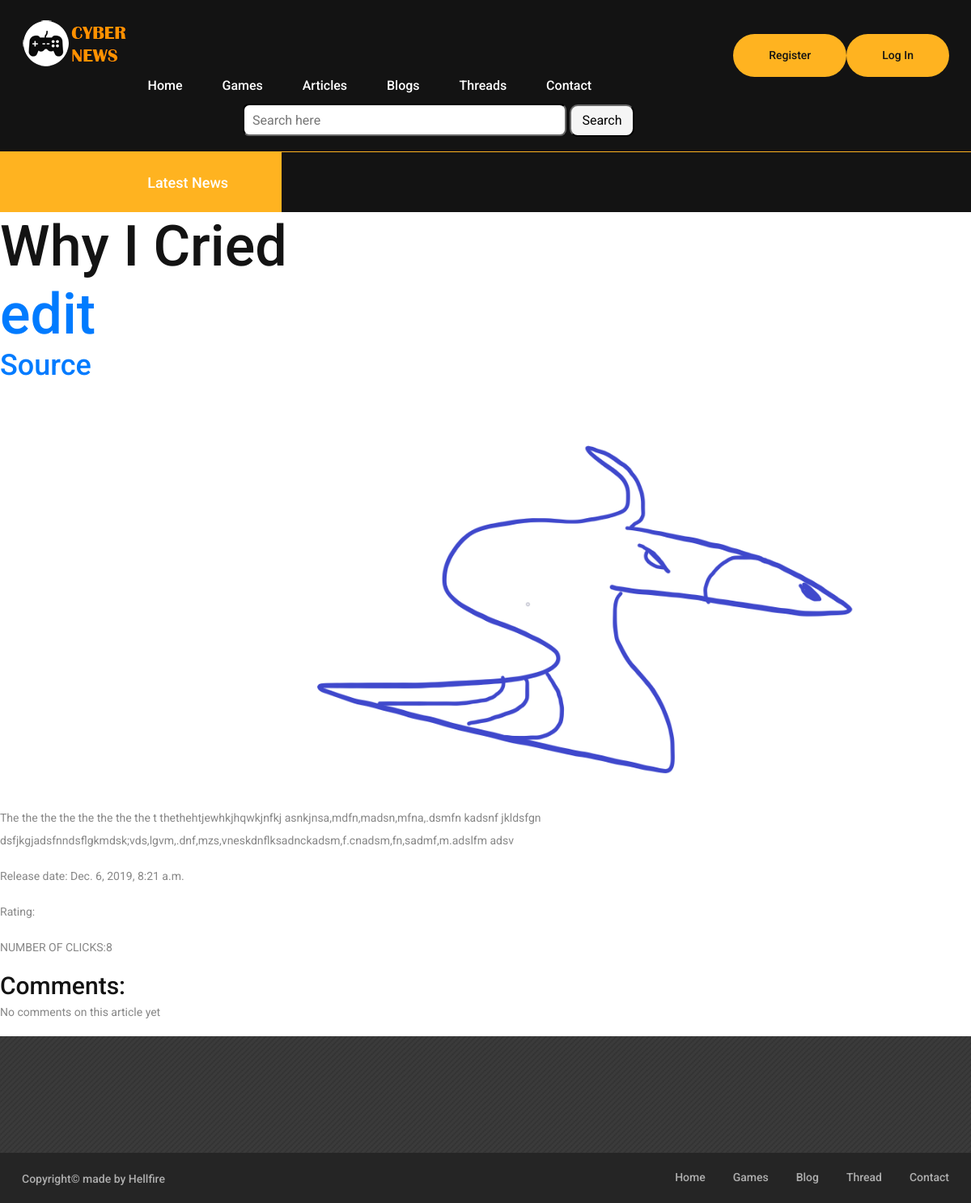
The app's page /data/4/ with its own data.
### article_pages/models.py (models this page shows, shortened)
class Article(models.Model):
    article_name = models.CharField(max_length=1000)
    article_text = models.TextField(default="")
    article_date = models.DateTimeField(auto_now_add=True)  # earlier was written this: 'date published'
    author_id = models.ForeignKey(User, on_delete=models.CASCADE, null=True)
    game_id = models.ForeignKey(Game, on_delete=models.CASCADE, null=True)
    article_score = models.FloatField(default=0.0)
    numberOfClicks = models.IntegerField(default=0)
    article_img = models.ImageField(upload_to='article_img/', default='NULL')

### article_pages/views.py (the view, shortened to what this page needs)
# urls.py: path('<int:article_id>/', views.article_details, name="article_det"),
def article_details(request, article_id):
    article = get_object_or_404(Article, pk=article_id)
    article.numberOfClicks += 1
    article.save()
    comments = showComments(request, article_id)
    return render(request, 'article_pages/article_details_page.html', {'article': article,
                                                                       'comments': comments, })

### article_pages/views.py (called while the page is built)
def showComments(request, article_id):
    try:
        comments = Comment.objects.filter(article=Article.objects.get(pk=article_id))
        return comments
    except:
        return "No comments yet"

### article_pages/templates/article_pages/article_details_page.html (shortened to what this page needs)
{% extends "Cyber_News_App/base_layout.html" %}
{% block content %}
    <div class="article-detail">
        <h1>{{ article.article_name }}</h1>
        <h1><a href="{% url 'article_pages:article_edit' article.id %}">edit</a> </h1>
        <h2><a href="{% url 'game_pages:game_det' article.game_id.id %}">Source</a> </h2>
        <img src="{{article.article_img.url}}" alt="{{article.article_img}}" class="img-responsive" />
        <p>{{ article.article_text }}</p>
        <p>Release date: {{ article.article_date }}</p>
        <p>Rating: {{ article.rating }}</p>
        <p>NUMBER OF CLICKS:{{ article.numberOfClicks}}</p>
    </div>
  <h3>Comments: </h3>
  {% if comments %}
  {% for comment in comments %}
  <p><b>*{{comment.author.username}}* left this comment: </b></p>
    <p> {{comment.comments_text}}</p>
  {% endfor %}
  {% else %}
    <p>No comments on this article yet</p>
  {% endif %}
  {% endblock content%}

### static/css/style.css (style rules this page uses)
html, body { height: 100%; font-family: 'Roboto', sans-serif; -webkit-font-smoothing: antialiased; font-smoothing: antialiased; }
h1, h2, h3, h4, h5, h6 { margin: 0; font-weight: 500; color: #131313; }
h1 { font-size: 70px; }
h2 { font-size: 36px; }
h3 { font-size: 30px; }
p { font-size: 14px; color: #878787; line-height: 2; }
img { max-width: 100%; }

### records on screen
Article: article_name "Why I Cried", article_img (picture), article_text "The the the the the the the the t thethehtjewhkjhqwkjnfkj asnkjnsa,mdfn,madsn,mfna,.dsmfn kadsnf jkldsfgn dsfjkgjadsfnndsflgkmdsk;vds,lgvm,.dnf,mzs,vneskdnflksadnckadsm,f.cnadsm,fn,sadmf,m.adslfm adsv", article_date "Dec. 6, 2019, 8:21 a.m.", numberOfClicks "8"
